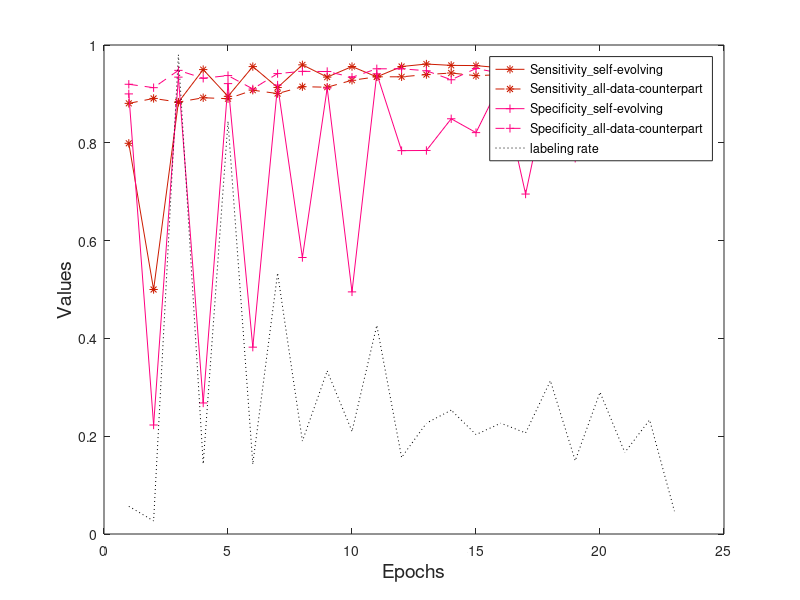

Reproduce this figure in MATLAB.
clear;clc;close all;
self_sen=[0.798958333333333
0.5
0.882966396292005
0.949720670391062
0.895047169811321
0.955849889624724
0.913148371531966
0.959438377535101
0.934324659231723
0.955932203389831
0.934809348093481
0.956
0.961073825503356
0.958333333333333
0.957894736842105
0.953282828282828
0.963276836158192
0.9475
0.959514170040486
0.944584382871537
0.940568475452196
0.946182728410513
0.955439056356488
];
self_spe = [0.9
0.222903885480573
0.934306569343066
0.267965895249696
0.921052631578947
0.382084095063985
0.91812865497076
0.565459610027855
0.911917098445596
0.495121951219512
0.941176470588235
0.784
0.784313725490196
0.849137931034483
0.820833333333333
0.923076923076923
0.695205479452055
0.935
0.768339768339768
0.898058252427185
0.809734513274336
0.925373134328358
0.822784810126582
];
rate = [17
8
294
43
253
43
160
57
100
63
128
47
68
76
61
68
62
94
45
87
50
70
14
];
all_sen=[0.880648899188876
0.890716803760282
0.883236994219653
0.892145369284877
0.890186915887851
0.907563025210084
0.900709219858156
0.914765906362545
0.913669064748201
0.927872860635697
0.934969325153374
0.934969325153374
0.939506172839506
0.942714819427148
0.937269372693727
0.939431396786156
0.941687344913151
0.944099378881988
0.944029850746269
0.941759603469641
0.937192118226601
0.941975308641975
0.93390452876377
];
all_spe=[
    0.91970802919708
0.912751677852349
0.948148148148148
0.931972789115646
0.9375
0.910179640718563
0.941558441558442
0.946107784431138
0.945783132530121
0.934065934065934
0.951351351351351
0.951351351351351
0.947368421052632
0.928934010152284
0.951871657754011
0.942408376963351
0.938144329896907
0.943589743589744
0.938775510204082
0.94300518134715
0.946808510638298
0.957894736842105
0.956284153005464];

plot(self_sen,'-*','Color',[0.8 0.1 0.0]);
hold on;
plot(all_sen,'--*','Color',[0.8 0.1 0.0]);
hold on;
plot(self_spe,'-+','Color',[1 0.0 0.5]);
hold on;
plot(all_spe,'--+','Color',[1 0.0 0.5]);
hold on;
plot(rate/300,':k')

xlabel('Epochs','FontSize',14);
ylabel('Values','FontSize',14);
legend({'Sensitivity\_self-evolving','Sensitivity\_all-data-counterpart','Specificity\_self-evolving','Specificity\_all-data-counterpart','labeling rate'})


